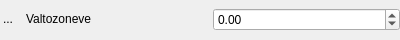
<ui version="4.0" >
 <class>oas_attribute_widget_float</class>
 <widget class="QWidget" name="oas_attribute_widget_float" >
  <property name="geometry" >
   <rect>
    <x>0</x>
    <y>0</y>
    <width>400</width>
    <height>40</height>
   </rect>
  </property>
  <property name="sizePolicy" >
   <sizepolicy vsizetype="Fixed" hsizetype="Preferred" >
    <horstretch>0</horstretch>
    <verstretch>0</verstretch>
   </sizepolicy>
  </property>
  <property name="minimumSize" >
   <size>
    <width>0</width>
    <height>40</height>
   </size>
  </property>
  <property name="maximumSize" >
   <size>
    <width>16777215</width>
    <height>40</height>
   </size>
  </property>
  <property name="windowTitle" >
   <string>Form</string>
  </property>
  <layout class="QGridLayout" name="gridLayout" >
   <property name="margin" >
    <number>0</number>
   </property>
   <property name="spacing" >
    <number>0</number>
   </property>
   <item row="0" column="0" >
    <layout class="QHBoxLayout" name="oas_widget_main_layout_float" >
     <item>
      <widget class="QToolButton" name="oas_widget_led_float" >
       <property name="sizePolicy" >
        <sizepolicy vsizetype="Fixed" hsizetype="Fixed" >
         <horstretch>0</horstretch>
         <verstretch>0</verstretch>
        </sizepolicy>
       </property>
       <property name="minimumSize" >
        <size>
         <width>16</width>
         <height>16</height>
        </size>
       </property>
       <property name="maximumSize" >
        <size>
         <width>16</width>
         <height>16</height>
        </size>
       </property>
       <property name="text" >
        <string>...</string>
       </property>
       <property name="icon" >
        <iconset>
         <normaloff>../../../../../../opt/OpenTools/Icons/green-on-32.png</normaloff>../../../../../../opt/OpenTools/Icons/green-on-32.png</iconset>
       </property>
       <property name="autoRaise" >
        <bool>true</bool>
       </property>
      </widget>
     </item>
     <item>
      <spacer name="oas_wiget_spacer_w_float" >
       <property name="orientation" >
        <enum>Qt::Horizontal</enum>
       </property>
       <property name="sizeType" >
        <enum>QSizePolicy::Fixed</enum>
       </property>
       <property name="sizeHint" stdset="0" >
        <size>
         <width>10</width>
         <height>5</height>
        </size>
       </property>
      </spacer>
     </item>
     <item>
      <widget class="QLabel" name="oas_name_w_label_float" >
       <property name="sizePolicy" >
        <sizepolicy vsizetype="Fixed" hsizetype="Preferred" >
         <horstretch>0</horstretch>
         <verstretch>0</verstretch>
        </sizepolicy>
       </property>
       <property name="text" >
        <string>Valtozoneve</string>
       </property>
      </widget>
     </item>
     <item>
      <widget class="QDoubleSpinBox" name="oas_attribute_dspin_float" >
       <property name="minimum" >
        <double>-1999999999.000000000000000</double>
       </property>
       <property name="maximum" >
        <double>1999999999.990000009536743</double>
       </property>
      </widget>
     </item>
    </layout>
   </item>
  </layout>
 </widget>
 <resources/>
 <connections/>
</ui>
